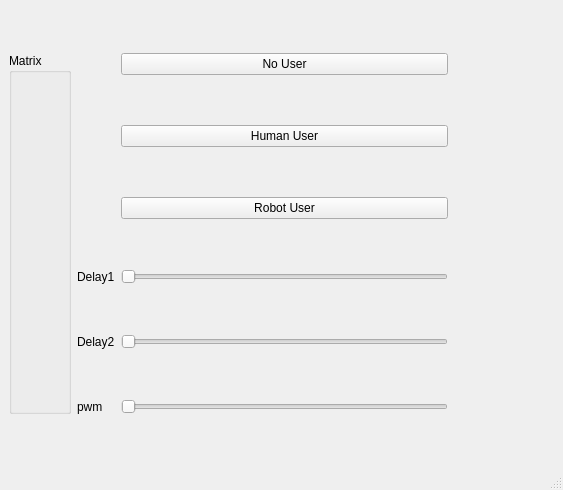
<?xml version="1.0" encoding="UTF-8"?>
<ui version="4.0">
 <class>MainWindow</class>
 <widget class="QMainWindow" name="MainWindow">
  <property name="geometry">
   <rect>
    <x>0</x>
    <y>0</y>
    <width>563</width>
    <height>490</height>
   </rect>
  </property>
  <property name="windowTitle">
   <string>MainWindow</string>
  </property>
  <widget class="QWidget" name="centralwidget">
   <layout class="QGridLayout" name="gridLayout">
    <item row="0" column="2">
     <widget class="QPushButton" name="pushButton">
      <property name="text">
       <string>No User</string>
      </property>
     </widget>
    </item>
    <item row="1" column="2">
     <widget class="QPushButton" name="pushButton_2">
      <property name="text">
       <string>Human User</string>
      </property>
     </widget>
    </item>
    <item row="2" column="2">
     <widget class="QPushButton" name="pushButton_3">
      <property name="text">
       <string>Robot User</string>
      </property>
      <property name="checkable">
       <bool>true</bool>
      </property>
     </widget>
    </item>
    <item row="4" column="2">
     <widget class="QSlider" name="hs_delay2">
      <property name="orientation">
       <enum>Qt::Horizontal</enum>
      </property>
     </widget>
    </item>
    <item row="0" column="0" rowspan="6">
     <widget class="QGroupBox" name="groupBox">
      <property name="title">
       <string>Matrix</string>
      </property>
      <layout class="QGridLayout" name="gridLayout_3">
       <item row="0" column="0">
        <layout class="QGridLayout" name="gl_pmatrix"/>
       </item>
      </layout>
     </widget>
    </item>
    <item row="3" column="2">
     <widget class="QSlider" name="hs_delay1">
      <property name="orientation">
       <enum>Qt::Horizontal</enum>
      </property>
     </widget>
    </item>
    <item row="5" column="2">
     <widget class="QSlider" name="sl_pwm_value">
      <property name="maximum">
       <number>255</number>
      </property>
      <property name="orientation">
       <enum>Qt::Horizontal</enum>
      </property>
     </widget>
    </item>
    <item row="3" column="3">
     <widget class="QLabel" name="label">
      <property name="minimumSize">
       <size>
        <width>100</width>
        <height>0</height>
       </size>
      </property>
      <property name="text">
       <string/>
      </property>
     </widget>
    </item>
    <item row="4" column="3">
     <widget class="QLabel" name="label_2">
      <property name="minimumSize">
       <size>
        <width>100</width>
        <height>0</height>
       </size>
      </property>
      <property name="text">
       <string/>
      </property>
     </widget>
    </item>
    <item row="5" column="3">
     <widget class="QLabel" name="label_3">
      <property name="minimumSize">
       <size>
        <width>100</width>
        <height>0</height>
       </size>
      </property>
      <property name="text">
       <string/>
      </property>
     </widget>
    </item>
    <item row="3" column="1">
     <widget class="QLabel" name="label_4">
      <property name="text">
       <string>Delay1</string>
      </property>
     </widget>
    </item>
    <item row="4" column="1">
     <widget class="QLabel" name="label_5">
      <property name="text">
       <string>Delay2</string>
      </property>
     </widget>
    </item>
    <item row="5" column="1">
     <widget class="QLabel" name="label_6">
      <property name="text">
       <string>pwm</string>
      </property>
     </widget>
    </item>
   </layout>
  </widget>
  <widget class="QMenuBar" name="menubar">
   <property name="geometry">
    <rect>
     <x>0</x>
     <y>0</y>
     <width>563</width>
     <height>25</height>
    </rect>
   </property>
  </widget>
  <widget class="QStatusBar" name="statusbar"/>
 </widget>
 <resources/>
 <connections>
  <connection>
   <sender>hs_delay1</sender>
   <signal>sliderMoved(int)</signal>
   <receiver>label</receiver>
   <slot>setNum(int)</slot>
   <hints>
    <hint type="sourcelabel">
     <x>221</x>
     <y>279</y>
    </hint>
    <hint type="destinationlabel">
     <x>496</x>
     <y>278</y>
    </hint>
   </hints>
  </connection>
  <connection>
   <sender>hs_delay2</sender>
   <signal>sliderMoved(int)</signal>
   <receiver>label_2</receiver>
   <slot>setNum(int)</slot>
   <hints>
    <hint type="sourcelabel">
     <x>169</x>
     <y>342</y>
    </hint>
    <hint type="destinationlabel">
     <x>498</x>
     <y>341</y>
    </hint>
   </hints>
  </connection>
  <connection>
   <sender>sl_pwm_value</sender>
   <signal>sliderMoved(int)</signal>
   <receiver>label_3</receiver>
   <slot>setNum(int)</slot>
   <hints>
    <hint type="sourcelabel">
     <x>276</x>
     <y>407</y>
    </hint>
    <hint type="destinationlabel">
     <x>534</x>
     <y>407</y>
    </hint>
   </hints>
  </connection>
 </connections>
</ui>
